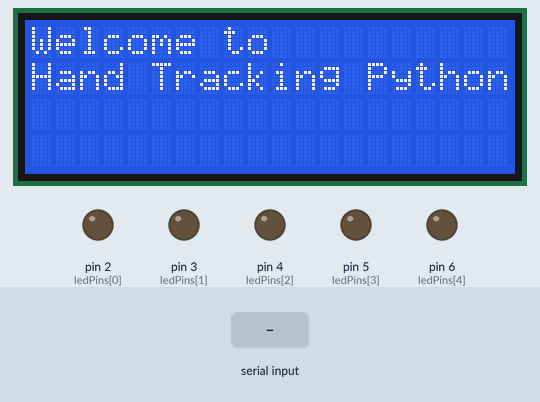
Recording of a sketch running on a simulated Arduino Uno, built with avr-gcc and run on an emulated ATmega328P. Shown: 20×4 character LCD, output pins drawn as LEDs (lit = HIGH). The test bench sets the inputs (shaded band).

Above: at 0.1 s.
2.3 s: "11\n" received over Serial
At 3.1 s:
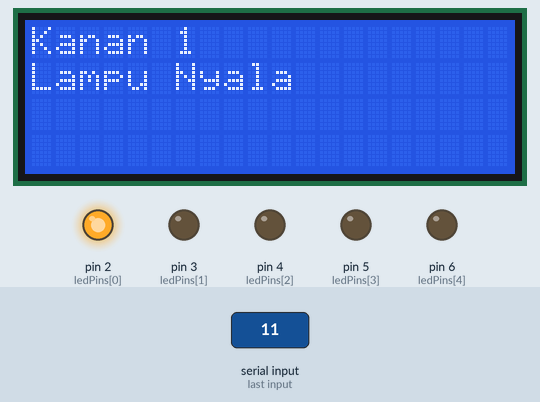
3.8 s: "22\n" received over Serial
At 4.2 s:
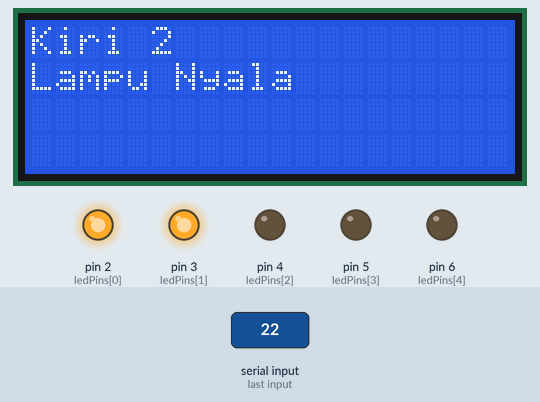
5.3 s: "12\n" received over Serial
At 6.5 s:
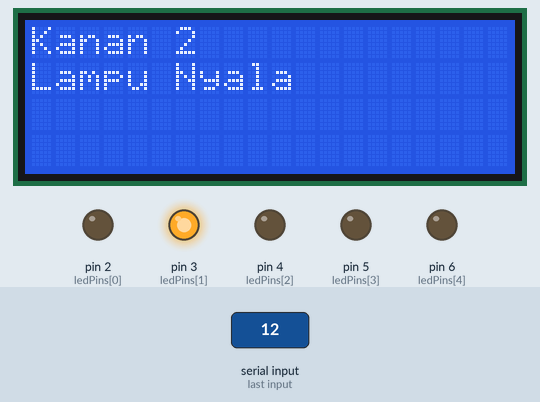
6.8 s: "13\n" received over Serial
At 7.7 s:
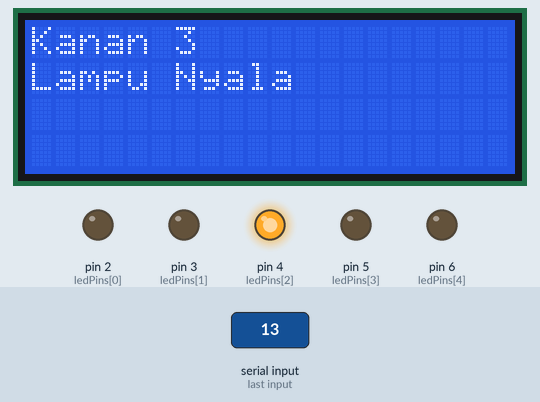
8.3 s: "14\n" received over Serial
At 8.9 s:
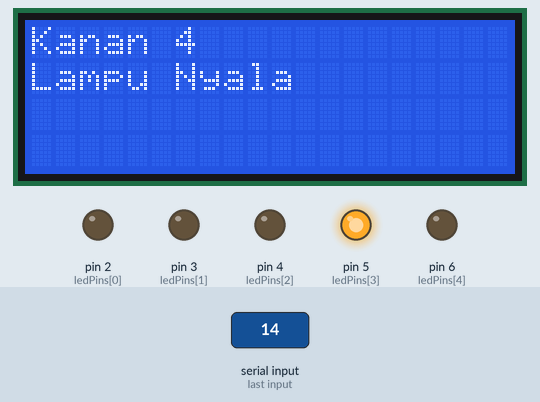
9.8 s: "15\n" received over Serial
At 11.2 s:
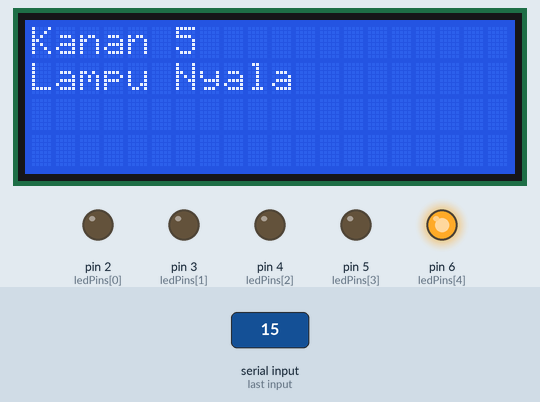
Timing chart, 0 to 12.3 s (numbered marks = the images above; inputs shaded):
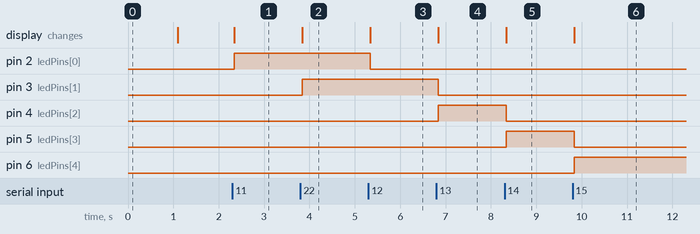

The sketch:

Arduino_code.ino
```cpp
/*
Created By    : Code and Robot ID
Project       : Turn ON/Off Lamp Using Hand Tracking
Version       : 02
Date (update) : 28 Mei 2024
*/

#include <Wire.h> // Library kabel sedikit
#include <LiquidCrystal_I2C.h> // Untuk library LCD secara I2C

LiquidCrystal_I2C lcd(0x27, 20, 4);  // set the LCD address to 0x27 for a 16 chars and 2 line display

String data_serial_receive;
const int time_delay = 2;
const int ledPins[] = {2, 3, 4, 5, 6};

void setup() {
  Serial.begin(9600);

  for(int i = 0; i < 5; i++) {
     pinMode(ledPins[i], OUTPUT);
  }

  lcd.init();
  lcd.backlight();
  lcd.setCursor(0, 0);
  lcd.print("Welcome to");
  lcd.setCursor(0, 1);
  lcd.print("Hand Tracking Python");
  delay(1000);
  lcd.clear();
}

void displayMessage(const char* line1, const char* line2) {
  lcd.clear();
  lcd.setCursor(0, 0);
  lcd.print(line1);
  lcd.setCursor(0, 1);
  lcd.print(line2);
}

void controlLeds(const int ledStatus[], int size) {
  for(int i = 0; i < size; i++) {
    digitalWrite(ledPins[i], ledStatus[i]);
  }
}

void loop() {
  if (Serial.available() > 0) {
    data_serial_receive = Serial.readStringUntil('\n');
    lcd.backlight();
    lcd.setCursor(0, 2);
    lcd.print("Nilai Serial1:");
    lcd.setCursor(15, 2);
    lcd.print(data_serial_receive);

    int ledStatus[5] = {LOW, LOW, LOW, LOW, LOW};

    if (data_serial_receive == "11") {
      displayMessage("Kanan 1", "Lampu Nyala");
      ledStatus[0] = HIGH;
    }
    else if (data_serial_receive == "12") {
      displayMessage("Kanan 2", "Lampu Nyala");
      ledStatus[1] = HIGH;
    }
    else if (data_serial_receive == "13") {
      displayMessage("Kanan 3", "Lampu Nyala");
      ledStatus[2] = HIGH;
    }
    else if (data_serial_receive == "14") {
      displayMessage("Kanan 4", "Lampu Nyala");
      ledStatus[3] = HIGH;
    }
    else if (data_serial_receive == "15") {
      displayMessage("Kanan 5", "Lampu Nyala");
      ledStatus[4] = HIGH;
    }
    else if (data_serial_receive == "21") {
      displayMessage("Kiri 1", "Lampu Nyala");
      ledStatus[0] = HIGH;
    }
    else if (data_serial_receive == "22") {
      displayMessage("Kiri 2", "Lampu Nyala");
      ledStatus[0] = HIGH;
      ledStatus[1] = HIGH;
    }
    else if (data_serial_receive == "23") {
      displayMessage("Kiri 3", "Lampu Nyala");
      ledStatus[0] = HIGH;
      ledStatus[1] = HIGH;
      ledStatus[2] = HIGH;
    }
    else if (data_serial_receive == "24") {
      displayMessage("Kiri 4", "Lampu Nyala");
      ledStatus[0] = HIGH;
      ledStatus[1] = HIGH;
      ledStatus[2] = HIGH;
      ledStatus[3] = HIGH;
    }
    else if (data_serial_receive == "25") {
      displayMessage("Kiri 5", "Lampu Nyala");
      for (int i = 0; i < 5; i++) {
        ledStatus[i] = HIGH;
      }
    }
    else if (data_serial_receive == "10" || data_serial_receive == "20") {
      displayMessage("Kanan/Kiri 0", "Lampu Mati");
    }

    controlLeds(ledStatus, 5);
  }
}
```

Measured:
- after the input at 2.3 s, pin 2 (ledPins[0]): LOW → HIGH at once; the display: changes at once (image 1)
- after the input at 3.8 s, pin 3 (ledPins[1]): LOW → HIGH at once; the display: changes at once (image 2)
- after the input at 5.3 s, pin 2 (ledPins[0]): HIGH → LOW at once; the display: changes at once (image 3)
- after the input at 6.8 s, pin 3 (ledPins[1]): HIGH → LOW at once; pin 4 (ledPins[2]): LOW → HIGH at once; the display: changes at once (image 4)
- after the input at 8.3 s, pin 4 (ledPins[2]): HIGH → LOW at once; pin 5 (ledPins[3]): LOW → HIGH at once; the display: changes at once (image 5)
- after the input at 9.8 s, pin 5 (ledPins[3]): HIGH → LOW at once; pin 6 (ledPins[4]): LOW → HIGH at once; the display: changes at once (image 6)
